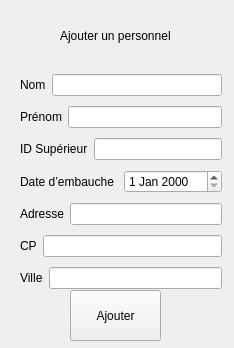
<?xml version="1.0" encoding="UTF-8"?>
<ui version="4.0">
 <class>personnelajoutClass</class>
 <widget class="QWidget" name="personnelajoutClass">
  <property name="geometry">
   <rect>
    <x>0</x>
    <y>0</y>
    <width>234</width>
    <height>348</height>
   </rect>
  </property>
  <property name="windowTitle">
   <string>Form</string>
  </property>
  <widget class="QLabel" name="label">
   <property name="geometry">
    <rect>
     <x>60</x>
     <y>20</y>
     <width>111</width>
     <height>31</height>
    </rect>
   </property>
   <property name="text">
    <string>Ajouter un personnel</string>
   </property>
  </widget>
  <widget class="QWidget" name="layoutWidget">
   <property name="geometry">
    <rect>
     <x>20</x>
     <y>70</y>
     <width>202</width>
     <height>226</height>
    </rect>
   </property>
   <layout class="QVBoxLayout" name="verticalLayout">
    <item>
     <layout class="QHBoxLayout" name="horizontalLayout">
      <item>
       <widget class="QLabel" name="label_3">
        <property name="text">
         <string>Nom</string>
        </property>
       </widget>
      </item>
      <item>
       <widget class="QLineEdit" name="lineEdit_6"/>
      </item>
     </layout>
    </item>
    <item>
     <layout class="QHBoxLayout" name="horizontalLayout_2">
      <item>
       <widget class="QLabel" name="label_4">
        <property name="text">
         <string>Prénom</string>
        </property>
       </widget>
      </item>
      <item>
       <widget class="QLineEdit" name="lineEdit_5"/>
      </item>
     </layout>
    </item>
    <item>
     <layout class="QHBoxLayout" name="horizontalLayout_3">
      <item>
       <widget class="QLabel" name="label_6">
        <property name="text">
         <string>ID Supérieur</string>
        </property>
       </widget>
      </item>
      <item>
       <widget class="QLineEdit" name="lineEdit_4"/>
      </item>
     </layout>
    </item>
    <item>
     <layout class="QHBoxLayout" name="horizontalLayout_4">
      <item>
       <widget class="QLabel" name="label_5">
        <property name="text">
         <string>Date d’embauche</string>
        </property>
       </widget>
      </item>
      <item>
       <widget class="QDateEdit" name="dateEdit"/>
      </item>
     </layout>
    </item>
    <item>
     <layout class="QHBoxLayout" name="horizontalLayout_5">
      <item>
       <widget class="QLabel" name="label_7">
        <property name="text">
         <string>Adresse</string>
        </property>
       </widget>
      </item>
      <item>
       <widget class="QLineEdit" name="lineEdit_2"/>
      </item>
     </layout>
    </item>
    <item>
     <layout class="QHBoxLayout" name="horizontalLayout_6">
      <item>
       <widget class="QLabel" name="label_8">
        <property name="text">
         <string>CP</string>
        </property>
       </widget>
      </item>
      <item>
       <widget class="QLineEdit" name="lineEdit"/>
      </item>
     </layout>
    </item>
    <item>
     <layout class="QHBoxLayout" name="horizontalLayout_7">
      <item>
       <widget class="QLabel" name="label_9">
        <property name="text">
         <string>Ville</string>
        </property>
       </widget>
      </item>
      <item>
       <widget class="QLineEdit" name="lineEdit_7"/>
      </item>
     </layout>
    </item>
   </layout>
  </widget>
  <widget class="QPushButton" name="BtPersonnelAjout">
   <property name="geometry">
    <rect>
     <x>70</x>
     <y>290</y>
     <width>91</width>
     <height>51</height>
    </rect>
   </property>
   <property name="text">
    <string>Ajouter</string>
   </property>
  </widget>
 </widget>
 <resources/>
 <connections/>
</ui>
